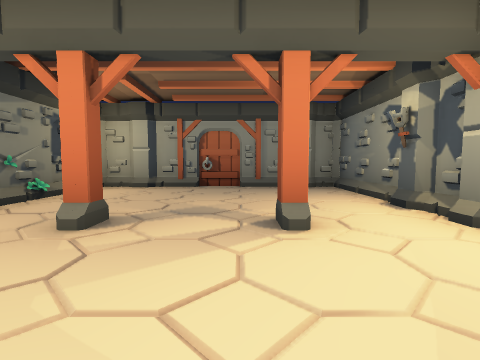
[1] (above)

17 first-person views from a walk through a Godot game level. The camera is 1.2 m above the floor, tilts 4° down and sees 85° across. The floor is counted in squares, 2 m on a side. Each view is taken from the middle of a square. On the plan, view 1 faces up. The plan holds only what a view shows up to about 9 squares ahead; the rest is blank. The place goes on beyond the plan.

[2]
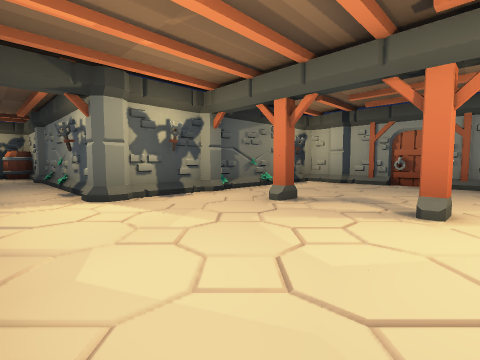

[3]
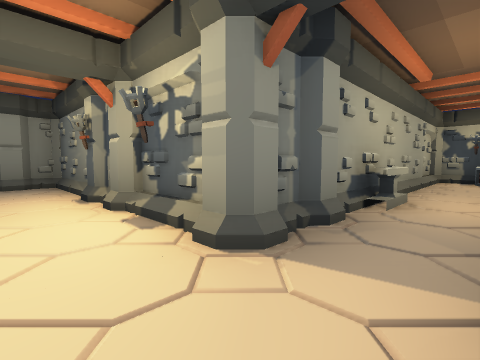

[4]
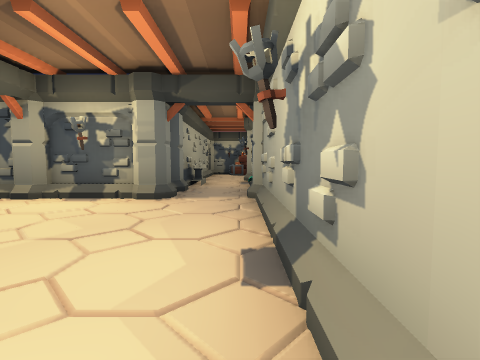

[5]
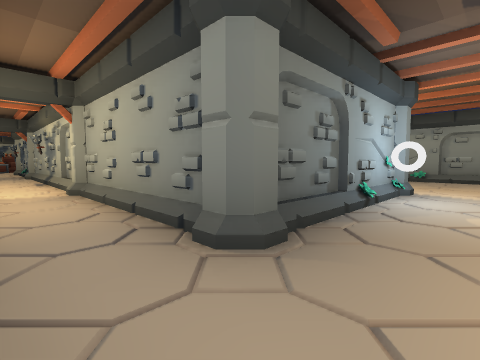

[6]
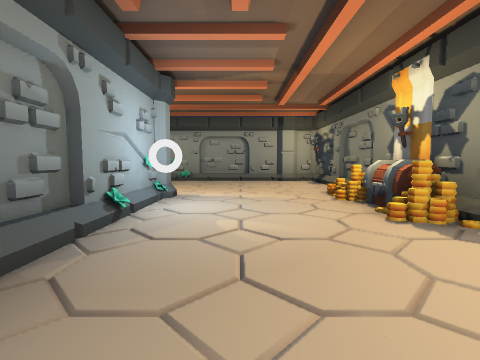

[7]
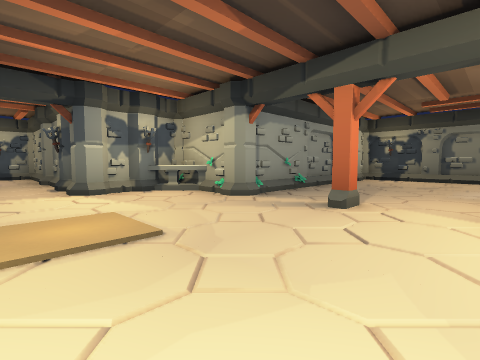

[8]
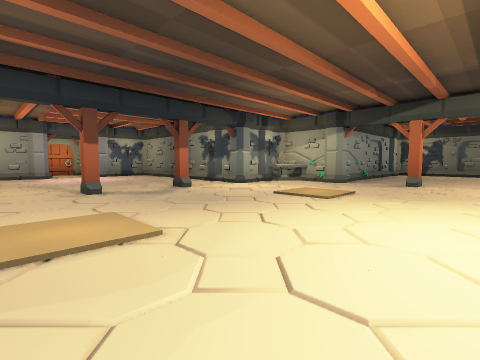

[9]
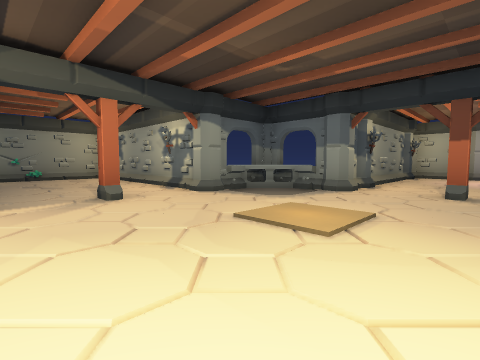

[10]
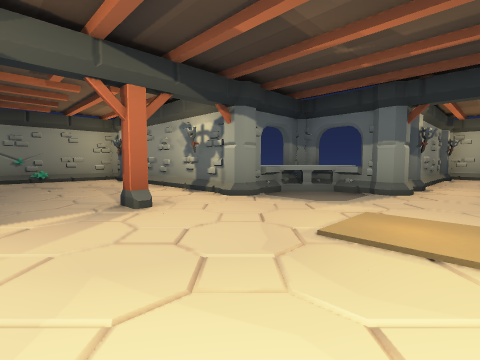

[11]
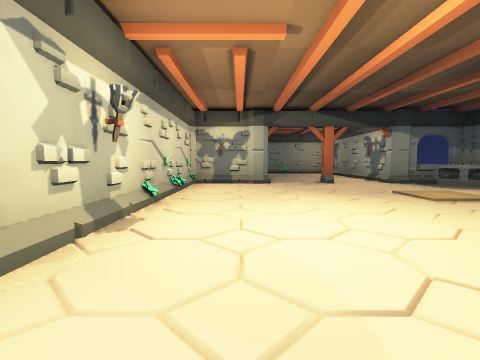

[12]
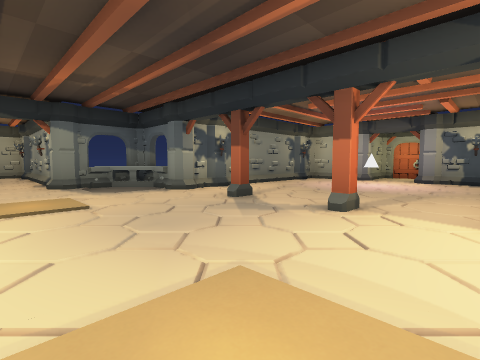

[13]
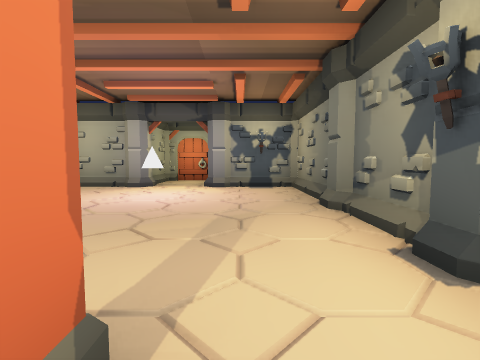

[14]
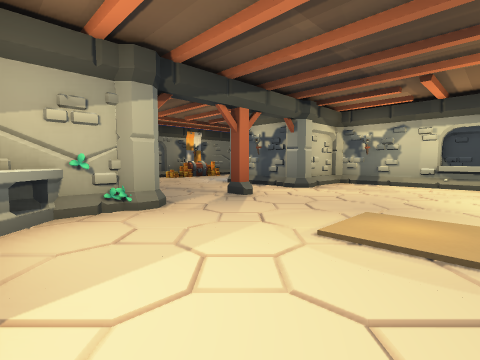

[15]
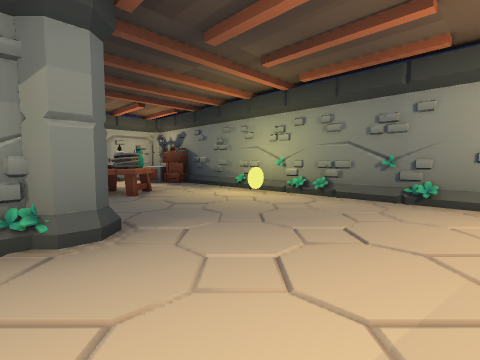

[16]
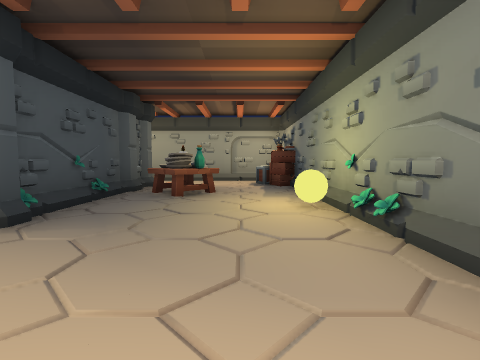

[17]
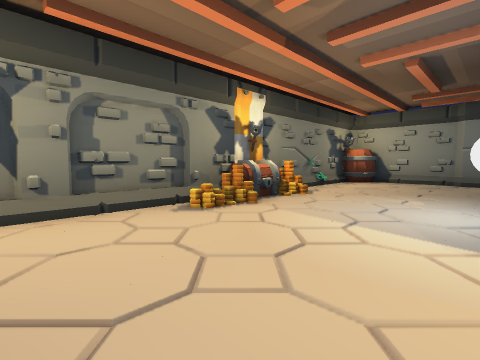

### Floor plan
Points are (right, up) in squares from view 1. A wall is a line through its corners. A room is listed if a view was taken in it or the views show most of it. See-through windows are left out.
Room 1 (views 1, 2, 3, 4)
walls: (-2.4, -1.4) (1.5, -1.4); (-4, 0.4) (-7.5, 0.4); (2.4, 0.8) (2.4, 1.5); (-3.3, 4.4) (-3.5, 3.4); (-3.4, 4.4) (-3.3, 3.4); (2.4, 3.4) (2.4, 6.4) (-3.4, 6.4) (-3.4, 0.8); (4.5, 0.4) (2.8, 0.4); (-7.2, -1.4) (-4.5, -1.4)
ways out: opening at (-8, -0.5) to room 2; opening at (5, -1) to room 2
objects: pillar (-4, -2); pillar (-4, 3); pillar (-3, 0); pillar (2, -2) to (3, -2); pillar (2, 0); pillar (3, 2) to (3, 3)
Room 2 (views 5, 6, 7, 8, 9, 10, 11, 12, 13, 14, 15, 16, 17)
walls: (2.8, -11.4) (3.2, -11.4); (2.2, -3.7) (1.2, -3.5); (-2.3, -3.6) (-5.4, -3.6) (-5.4, -5); (4.8, -9.4) (10.4, -9.4) (10.4, 0.4) (4.5, 0.4); (-3.4, -11.7) (-3.4, -17.4) (-1.7, -17.4); (4.4, -5.2) (4.4, -3.6) (-1.6, -3.6); (-4.2, -11.4) (-3.8, -11.4); (-5.2, -9.8) (-5.5, -10.9); (-5.4, -9.8) (-5.4, -10.6); (-5.5, -9.8) (-5.3, -10.9); (-5.8, -5.6) (-7.1, -5.6); (-7.3, -9.3) (-6.3, -9.4); (-7.4, -9.4) (-6.5, -9.3); (-0.8, -15.5) (-0.2, -15.5); (6.5, -3.7) (6.7, -4.9); (6.7, -3.7) (6.5, -4.9); (-7.5, -5.2) (-7.5, -1.9); (-7.7, -5.2) (-7.5, -4.2); (6.6, -1.8) (6.6, -5.2); (2.4, -16.8) (2.4, -11.8); (0.8, -17.4) (2.3, -17.4); (10.2, -6.8) (10.4, -6.2); (10.3, -7.5) (10.4, -6.9); (10.3, -5.5) (10.5, -4.2); (10.6, -7.2) (10.4, -6.2); (10.5, -5.5) (10.3, -4.2); (-11.2, -7.6) (-11.7, -7.8); (-7.5, 0.4) (-10.2, 0.4); (-1, -19.4) (0.4, -19.4) (0.4, -18.1); (-11.5, -5.4) (-11.5, -9.4) (-5.8, -9.4); (-11.2, -1.6) (-11.4, -2.5); (-11.5, -0.6) (-11.5, -3.1)
low walls: (5.5, 0) (4.5, 0); (10.2, -4.5) (9.6, -4.5)
ways out: opening at (-8, -0.5) to room 1; opening at (5, -1) to room 1
objects: coin (-11, -6); coin (-11, -5); coin (-11, -4); other object (-11, 0); barrel (-10, 0); pillar (-8, -6); pillar (-8, -1); torch (-5, -11); pillar (-5, -9); pillar (-5, -6); barrier (-4, -11); pillar (-3, -11); pillar (-1, -17); pillar (0, -17); pillar (2, -11); barrier (4, -11) to (4, -10); pillar (4, -9); pillar (4, -6); pillar (7, -6); pillar (7, -1); table (8, -3); other object (9, -3); crate (9, -1); other object (10, -1)

Where each view was taken, in squares from view 1:
view 1: 0 up, 0 right, facing up
view 2: 1 down, 1 right, facing up-left
view 3: 1 down, 1 right, facing up-right
view 4: 1 down, 2 left, facing right
view 5: 0 up, 9 left, facing down-right
view 6: 1 down, 9 left, facing down
view 7: 6 down, 2 left, facing down-left
view 8: 6 down, 2 right, facing down-left
view 9: 6 down, 0 right, facing down-right
view 10: 6 down, 1 right, facing down-right
view 11: 5 down, 3 left, facing right
view 12: 8 down, 3 left, facing down-right
view 13: 11 down, 2 left, facing down
view 14: 11 down, 2 left, facing up-left
view 15: 8 down, 6 right, facing up-right
view 16: 8 down, 9 right, facing up
view 17: 8 down, 8 left, facing up-left
